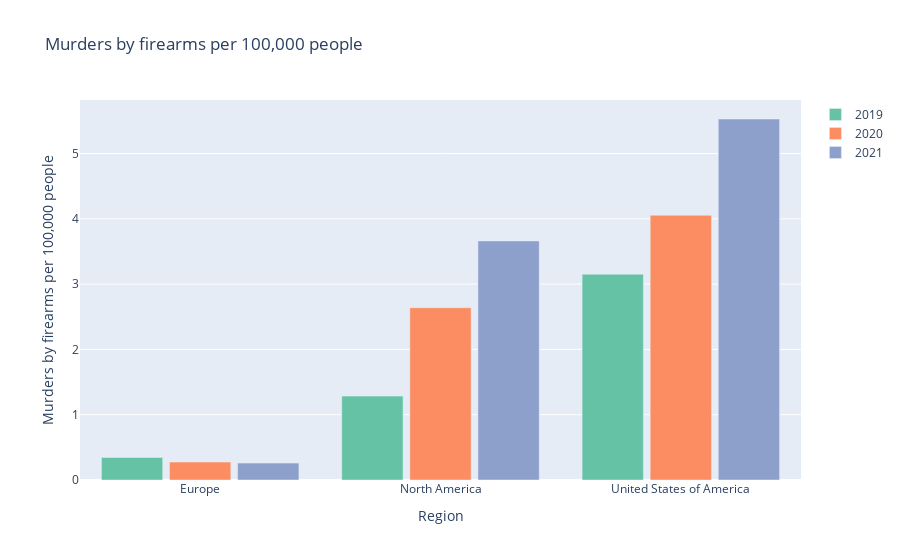

The cell this chart's notebook holds for it:
### Code cell
import pandas as pd
import plotly.graph_objs as go
import plotly.express as px
from plotly.offline import init_notebook_mode

df = pd.read_csv('Murder_rate_test.csv')

df = df.filter(['Country', 'Region', 'Subregion', 'Year','VALUE'])

europe_df = df[df['Region'] == 'Europe']

europe_2019 = europe_df[europe_df['Year'] == 2019]['VALUE'].mean()
europe_2020 = europe_df[europe_df['Year'] == 2020]['VALUE'].mean()
europe_2021 = europe_df[europe_df['Year'] == 2021]['VALUE'].mean()

north_america_df = df[df['Subregion'] == 'Northern America']

north_america_2019 = north_america_df[north_america_df['Year'] == 2019]['VALUE'].mean()
north_america_2020 = north_america_df[north_america_df['Year'] == 2020]['VALUE'].mean()
north_america_2021 = north_america_df[north_america_df['Year'] == 2021]['VALUE'].mean()



countries_to_keep = ["United States of America"]
df = df[df['Country'].isin(countries_to_keep)]

df = df.filter(['Country', 'Year', 'VALUE'])

d_europe = {'Country': ["Europe", "Europe", "Europe"], 'Year': [2019, 2020, 2021], 'VALUE': [europe_2019, europe_2020, europe_2021]}
d_north_america = {'Country': ["North America", "North America", "North America"], 'Year': [2019, 2020, 2021], 'VALUE': [north_america_2019, north_america_2020, north_america_2021]}

df_europe = pd.DataFrame(data=d_europe)
df_north_america = pd.DataFrame(data=d_north_america)

df = pd.concat([df, df_europe, df_north_america])
df = df.sort_values(by='Year', ascending=True)
df = df.reset_index(drop=True)

df_2019 = df[df['Year'] == 2019]
df_2020 = df[df['Year'] == 2020]
df_2021 = df[df['Year'] == 2021]

print(df)

# Create a figure
fig = go.Figure()
values = [df_2019['VALUE'], df_2020['VALUE'], df_2021['VALUE']]
titles = ['2019', '2020', '2021']
colors = ['rgb(102,194,165)', 'rgb(252,141,98)', 'rgb(141,160,203)']

for i in range(3):
    fig.add_trace(go.Bar(x=df['Country'], 
                  y = values[i], 
                  name=f"{titles[i]}", 
                  marker_color=colors[i]))

fig.update_layout(
    title='Murders by firearms per 100,000 people',
    xaxis=dict(
        title='Region',
        type='category',
        categoryorder='category ascending'
    ),
    yaxis=dict(
        title='Murders by firearms per 100,000 people',
    ),
    barmode='group',
    bargap=0.15,
    bargroupgap=0.1,
    height=400
)

# Show the figure
fig.show()

### Figure 1 — Plotly figure (JSON) as saved in the notebook; plotly's stock layout.template omitted (floating-point values rounded to 4 significant figures)
{"data": [{"marker": {"color": "rgb(102,194,165)"}, "name": "2019", "type": "bar", "x": ["United States of America", "Europe", "North America", "United States of America", "Europe", "North America", "United States of America", "Europe", "North America"], "y": [3.152, 0.3445, 1.285]}, {"marker": {"color": "rgb(252,141,98)"}, "name": "2020", "type": "bar", "x": ["United States of America", "Europe", "North America", "United States of America", "Europe", "North America", "United States of America", "Europe", "North America"], "y": [4.054, 0.2753, 2.638]}, {"marker": {"color": "rgb(141,160,203)"}, "name": "2021", "type": "bar", "x": ["United States of America", "Europe", "North America", "United States of America", "Europe", "North America", "United States of America", "Europe", "North America"], "y": [5.529, 0.2588, 3.661]}], "layout": {"autosize": true, "bargap": 0.15, "bargroupgap": 0.1, "barmode": "group", "title": {"text": "Murders by firearms per 100,000 people"}, "xaxis": {"autorange": true, "categoryorder": "category ascending", "range": [-0.5, 2.5], "title": {"text": "Region"}, "type": "category"}, "yaxis": {"autorange": true, "range": [0, 5.82], "title": {"text": "Murders by firearms per 100,000 people"}, "type": "linear"}}}
